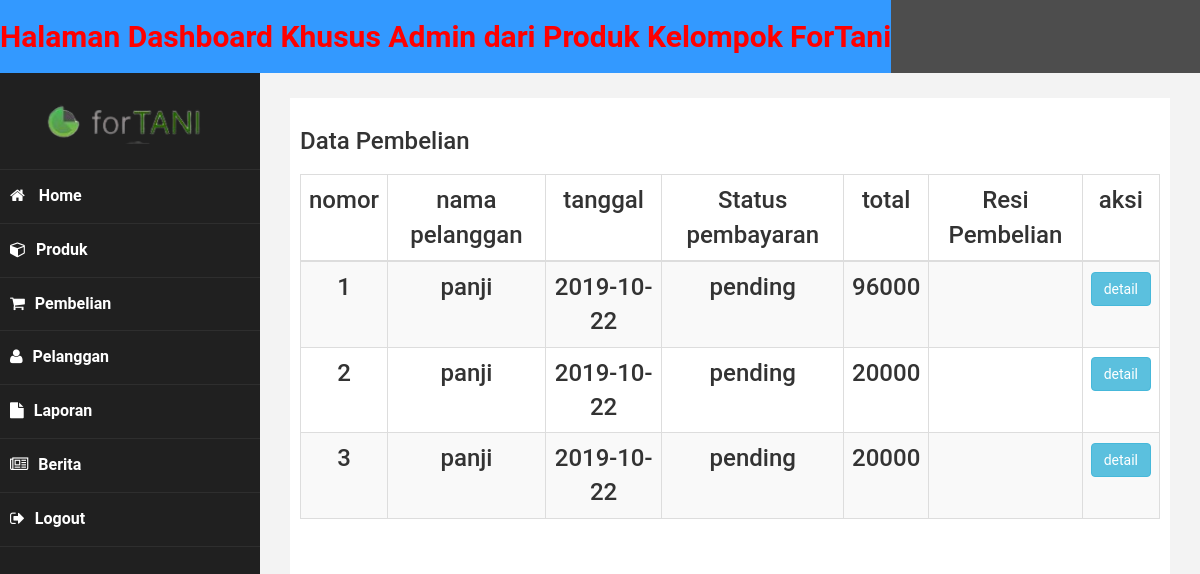
Page /admin/index.php?halaman=pembelian (signed in) on the committed database.
### tables this page shows
CREATE TABLE `pembelian` (
  `id_pembelian` int(11) NOT NULL,
  `id_pelanggan` int(11) NOT NULL,
  `id_ongkir` int(11) NOT NULL,
  `tanggal_pembelian` date NOT NULL,
  `total_pembelian` int(11) NOT NULL,
  `alamat_pembelian` text NOT NULL,
  `status_pembelian` varchar(50) NOT NULL DEFAULT 'pending',
  `resi_pengiriman` varchar(50) NOT NULL
);

CREATE TABLE `pelanggan` (
  `id_pelanggan` int(11) NOT NULL,
  `email_pelanggan` varchar(55) NOT NULL,
  `pass_pelanggan` varchar(55) NOT NULL,
  `nama_pelanggan` varchar(55) NOT NULL,
  `telepon_pelanggan` varchar(22) NOT NULL,
  `foto` varchar(50)
);

### admin/pembelian.php (the view, shortened to what this page needs)
<h3>Data Pembelian<h3>
<table class="table table-bordered table-striped table-responsive table-hover">
	<thead class="thead-inverse">
		<tr align="center" bgcolor="white">
			<td>nomor</td>
			<td>nama pelanggan</td>
			<td>tanggal</td>
			<td>Status pembayaran</td>
			<td>total</td>
			<td>Resi Pembelian</td>
			<td>aksi</td>
		</tr>
	</thead>
	<tbody>
		<?php $nomor=1; ?>
		<?php $ambil=$koneksi->query("SELECT * FROM pembelian JOIN pelanggan on pembelian.id_pelanggan=pelanggan.id_pelanggan");?>
		<?php while ($pecah=$ambil->fetch_assoc()){?>
		<tr>
			<td align="center"><?php echo $nomor; ?></td>
			<td align="center"><?php echo $pecah['nama_pelanggan'];?></td>
			<td align="center"><?php echo $pecah['tanggal_pembelian'];?></td>
			<td align="center"><?php echo $pecah['status_pembelian'];?></td>
			<td align="center"><?php echo $pecah['total_pembelian'];?></td>
			<td align="center"><?php echo $pecah['resi_pengiriman'];?></td>
			<td align="center">
				<a href="index.php?halaman=detail&id=<?php echo $pecah ['id_pembelian']; ?>" class="btn-info btn">detail</a>
			</td>
		</tr>
		<?php $nomor++; ?>
		<?php } ?>
	</tbody>
</table>

### admin/assets/css/custom.css (style rules this page uses)
body { font-family: 'Open Sans', sans-serif; }

### admin/index.php (style rules this page uses)
body { background: url('assets/img/Frame 2.png') no-repeat center center fixed; -webkit-background-size: cover; -moz-background-size: cover; -o-background-size: cover; background-size: cover; overflow-x: hidden; font-family: 'Roboto', sans-serif; font-size: 16px; }

### rows in the picture
pembelian: id_pelanggan.nama_pelanggan "panji", tanggal_pembelian "2019-10-22", status_pembelian "pending", total_pembelian "96000"
pembelian: id_pelanggan.nama_pelanggan "panji", tanggal_pembelian "2019-10-22", status_pembelian "pending", total_pembelian "20000"
pembelian: id_pelanggan.nama_pelanggan "panji", tanggal_pembelian "2019-10-22", status_pembelian "pending", total_pembelian "20000"
